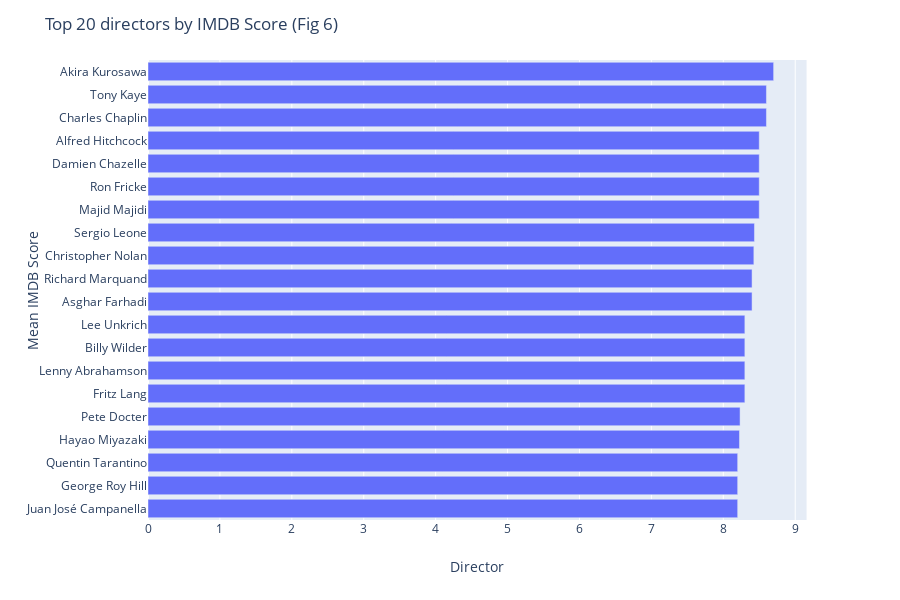

The code cell stored with this chart in its notebook:
### Markdown cell above
>Figure 5 unsurprisingly demonstrates that more than 95% of movies included in this study were made in the English Language.  Which means a large number of movies not produced in the U.S. or U.K were still produced in English.

### Code cell
df_topdirect = pd.DataFrame(df.groupby('director_name')['imdb_score'].mean()\
                .sort_values(ascending=False).head(20).reset_index())
fig = px.bar(df_topdirect, y='director_name', x='imdb_score', orientation='h').update_yaxes(categoryorder="total ascending")
fig.update_layout(
    title_text='Top 20 directors by IMDB Score (Fig 6)', # title of plot
    xaxis_title_text='Director', # xaxis label
    yaxis_title_text='Mean IMDB Score', # yaxis label
)

### Figure 1 — Plotly figure (JSON) as saved in the notebook; plotly's stock layout.template omitted (floating-point values rounded to 4 significant figures)
{"data": [{"alignmentgroup": "True", "hoverlabel": {"namelength": 0}, "hovertemplate": "imdb_score=%{x}<br>director_name=%{y}", "legendgroup": "", "marker": {"color": "#636efa"}, "name": "", "offsetgroup": "", "orientation": "h", "showlegend": false, "textposition": "auto", "type": "bar", "x": [8.7, 8.6, 8.6, 8.5, 8.5, 8.5, 8.5, 8.433, 8.425, 8.4, 8.4, 8.3, 8.3, 8.3, 8.3, 8.233, 8.225, 8.2, 8.2, 8.2], "xaxis": "x", "y": ["Akira Kurosawa", "Charles Chaplin", "Tony Kaye", "Majid Majidi", "Ron Fricke", "Damien Chazelle", "Alfred Hitchcock", "Sergio Leone", "Christopher Nolan", "Asghar Farhadi", "Richard Marquand", "Fritz Lang", "Lenny Abrahamson", "Billy Wilder", "Lee Unkrich", "Pete Docter", "Hayao Miyazaki", "Quentin Tarantino", "Juan José Campanella", "George Roy Hill"], "yaxis": "y"}], "layout": {"barmode": "relative", "height": 600, "legend": {"tracegroupgap": 0}, "margin": {"t": 60}, "title": {"text": "Top 20 directors by IMDB Score (Fig 6)"}, "xaxis": {"anchor": "y", "domain": [0, 0.98], "title": {"text": "Director"}}, "yaxis": {"anchor": "x", "categoryorder": "total ascending", "domain": [0, 1], "title": {"text": "Mean IMDB Score"}}}}
